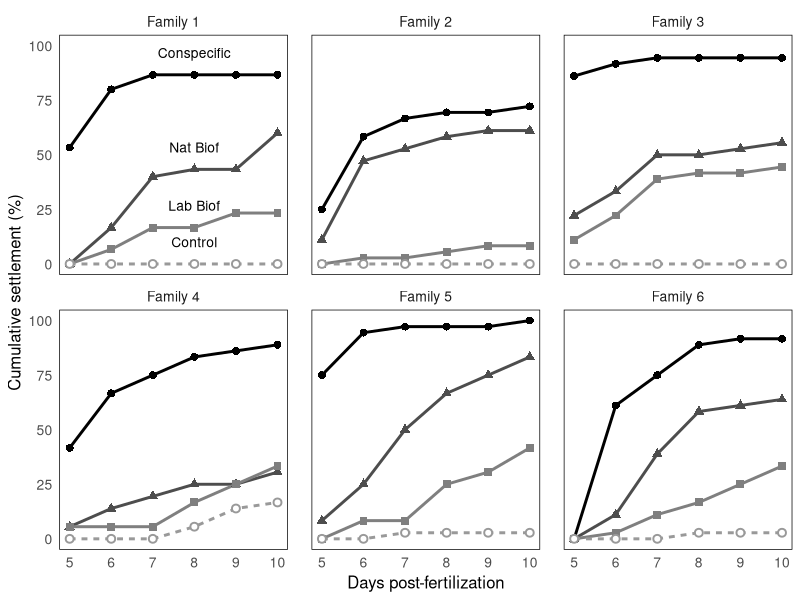
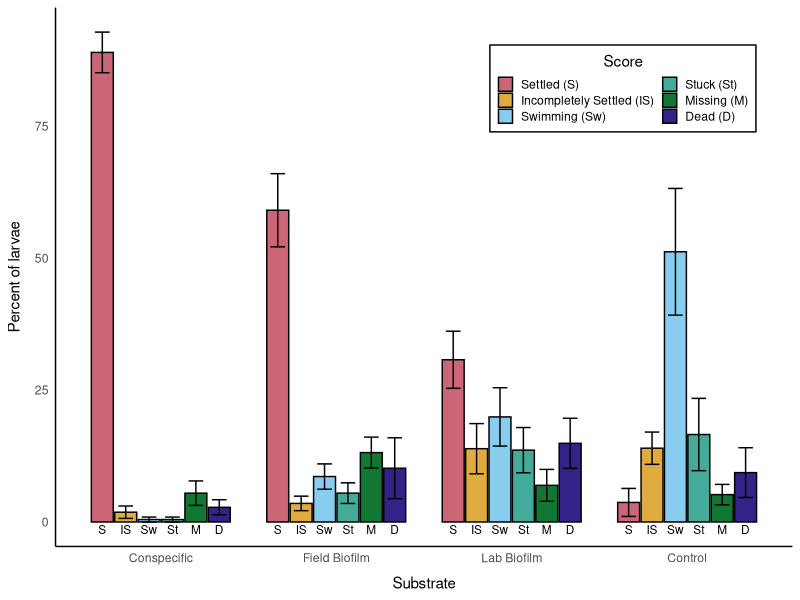
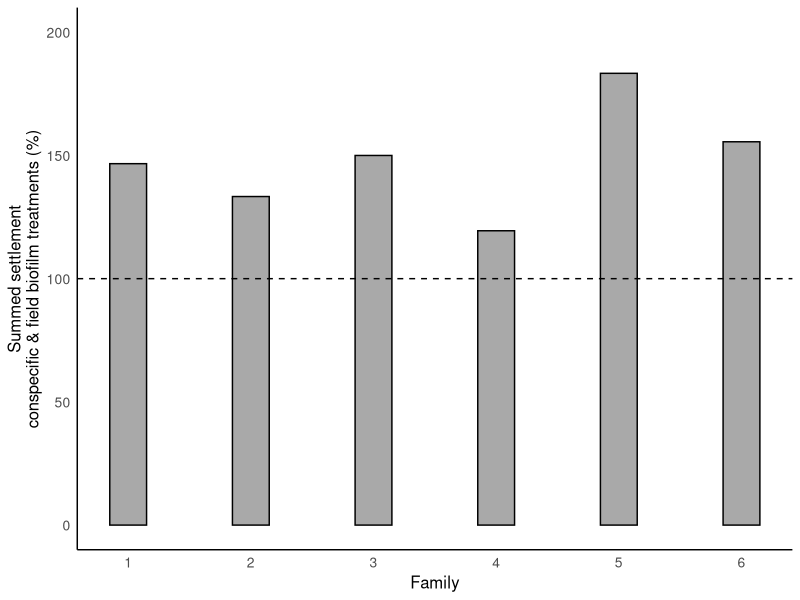

These figures' R source, in order:
## ---- chunk 1
knitr::opts_chunk$set(echo = TRUE)
knitr::opts_chunk$set(error = FALSE)

library(tidyverse)
library(ggplot2)
library(patchwork)
library(ggtext)
## ---- chunk 2
# Data Pre-processing
# Treatment and score are factored as strings from integers and ordered appropriately. A new column "Larva" is added so individual larvae can be tracked through time.

data <- read.csv("../data/ficoSettlementData.csv")

data$Treatment <- factor(data$Treatment, 
                         levels = c(1, 2, 3, 4), 
                         labels = c("Conspecific", "Nat Biof", "Lab Biof", "Control"))
data$Score <- factor(data$Score,
                     levels = c(0, 1, 2, 3, 4, 5),
                     labels = c("Missing", "Juvenile", "Swimming", "Stuck", "Dead", "Part Meta"))

data$Score <- factor(data$Score, levels = c("Juvenile", "Part Meta", "Swimming", "Stuck", "Missing", "Dead"))

Larva <- paste(data$Family, data$Plate, data$Well, sep="-")
data <- cbind(data, Larva)

glimpse(data)
## ---- chunk 3
fig1Data <- data %>%
  group_by(Family, DPF, Treatment) %>%
  summarise(
    settlement = (sum(Score == "Juvenile")/n()) * 100
  )

first_family <- unique(fig1Data$Family)[1]

label_data <- fig1Data %>%
  filter(Family == first_family) %>%
  group_by(Treatment) %>%
  arrange(DPF) %>%
  slice(4) %>%
  ungroup()

label_data <- label_data %>%
  mutate(label_y = settlement + 10)
## ---- chunk 4
fig1 <- ggplot(fig1Data, aes(x = DPF, y = settlement, color = Treatment, shape = Treatment, linetype = Treatment, fill = Treatment)) +
  geom_line(stat = "identity", linewidth = 1) +
  geom_point(stat = "identity", size = 2, stroke = 1) +
  scale_shape_manual(values = c(
    "Control" = 21,
    "Conspecific" = 16,
    "Nat Biof" = 17,
    "Lab Biof" = 15
  )) +
  scale_color_manual(values = c(
    "Control" = "grey60",
    "Conspecific" = "black",
    "Nat Biof" = "grey30",
    "Lab Biof" = "grey50"
  )) +
  scale_fill_manual(values = c(
    "Control" = "white",       # white fill for solid circle
    "Conspecific" = "black",
    "Nat Biof" = "grey30",
    "Lab Biof" = "grey50"
  )) +
  scale_linetype_manual(values = c(
    "Control" = "22",
    "Conspecific" = "solid",
    "Nat Biof" = "solid",
    "Lab Biof" = "solid"
  )) +
  geom_text(
    data = label_data,
    aes(x = DPF, y = label_y, label = Treatment),
    inherit.aes = FALSE,
    size = 3.5
  ) +
  facet_wrap(~ Family, labeller = labeller(Family = function(x) paste("Family", x))) +
  labs(
    x = "Days post-fertilization",
    y = "Cumulative settlement (%)",
    color = "Substrate",
    shape = "Substrate",
    linetype = "Substrate"
  ) +
  theme_minimal() +
  theme(
    panel.grid = element_blank(),
    panel.border = element_rect(color = "black", fill = NA),
    axis.text = element_text(size = 10),
    axis.title = element_text(size = 12),
    legend.position = "none",
    panel.spacing.x = unit(.6, "cm"),
    strip.text = element_text(size = 10)
  )

print(fig1)
## ---- chunk 5
fig2Data <- data %>%
  filter(DPF == 10) %>%
  group_by(Family, Treatment, Score) %>%
  summarise(count = n()) %>%
  group_by(Family, Treatment) %>%
  mutate(percent = 100 * count / sum(count)) %>%
  ungroup() %>%
  complete(Family, Treatment, Score, fill = list(percent = 0, count = 0))

fig2DataAvg <- fig2Data %>%
  group_by(Treatment, Score) %>%
  summarize(
    mean_percent = mean(percent),
    SE = sd(percent) / sqrt(n())
  )

fig2DataAvg <- fig2DataAvg %>%
  mutate(ScoreLabel = recode(Score,
    "Juvenile" = "S",
    "Part Meta" = "IS",
    "Swimming" = "Sw",
    "Stuck" = "St",
    "Missing" = "M",
    "Dead" = "D"
  ))

## ---- chunk 6
# ggplot(fig2DataAvg, aes(x = Treatment, y = mean_percent, fill = Score)) +
#   geom_bar(stat = "identity", width = 0.75, position = position_dodge(0.8), color = "black") +
#   scale_x_discrete(labels = c("Conspecific", "Field Biofilm", "Lab Biofilm", "Control")) +
#   scale_fill_manual(values = c("Juvenile" = "#CC6677", 
#                                "Part Meta" = "#E0AC3F",
#                                "Swimming" = "#88CCEE",
#                                "Stuck" = "#44AA99",
#                                "Missing" = "#117733",
#                                "Dead" = "#332288"),
#                     labels = c(
#                                "Juvenile" = "Settled (S)", 
#                                "Part Meta" = "Incompletely Settled (IS)",
#                                "Swimming" = "Swimming (Sw)",
#                                "Stuck" = "Stuck (St)",
#                                "Missing" = "Missing (M)",
#                                "Dead" = "Dead (D)"
#                                )) +
#   geom_errorbar(aes(ymin = mean_percent - SE, ymax = mean_percent + SE), position = position_dodge(0.8), width = 0.5) +
#     geom_text(
#     aes(label = ScoreLabel, y = 2),
#     position = position_dodge(0.8),
#     vjust = 2.3,
#     size = 3
#   ) +
#   labs(
#     y = "Percent of larvae",
#     x = "Treatment",
#     fill = "Score"
#   ) +
#   guides(fill = guide_legend(ncol = 2)) +
#   theme_minimal() +
#   theme(
#     panel.grid.major = element_blank(),
#     panel.grid.minor = element_blank(),
#     panel.border = element_rect(color = "black", fill = NA),
#     panel.spacing.y = unit(2, "lines"),
#     axis.title.y = element_text(margin = margin(r = 8)),
#     axis.title.x = element_text(margin = margin(t = 8)),
#     legend.position = "inside",
#     legend.position.inside = c(0.77, 0.85),
#     legend.background = element_rect(fill = "white"),
#     legend.key.size = unit(0.8, "lines"),
#     legend.title.align = 0.5
#   )

ggplot(fig2DataAvg, aes(x = Treatment, y = mean_percent, fill = Score)) +
  geom_bar(stat = "identity", width = 0.75, position = position_dodge(0.8), color = "black") +
  scale_x_discrete(labels = c("Conspecific", "Field Biofilm", "Lab Biofilm", "Control")) +
  scale_fill_manual(values = c("Juvenile" = "#CC6677", 
                               "Part Meta" = "#E0AC3F",
                               "Swimming" = "#88CCEE",
                               "Stuck" = "#44AA99",
                               "Missing" = "#117733",
                               "Dead" = "#332288"),
                    labels = c(
                               "Juvenile" = "Settled (S)", 
                               "Part Meta" = "Incompletely Settled (IS)",
                               "Swimming" = "Swimming (Sw)",
                               "Stuck" = "Stuck (St)",
                               "Missing" = "Missing (M)",
                               "Dead" = "Dead (D)"
                               )) +
  geom_errorbar(aes(ymin = mean_percent - SE, ymax = mean_percent + SE), position = position_dodge(0.8), width = 0.5) +
    geom_text(
    aes(label = ScoreLabel, y = 2),
    position = position_dodge(0.8),
    vjust = 2.5,
    size = 3
  ) +
  labs(
    y = "Percent of larvae",
    x = "Substrate",
    fill = "Score"
  ) +
  guides(fill = guide_legend(ncol = 2)) +
  theme_minimal() +
  theme(
    panel.grid.major = element_blank(),
    panel.grid.minor = element_blank(),
    panel.border = element_blank(),
    axis.line.x = element_line(color = "black"),
    axis.line.y = element_line(color = "black"),
    panel.spacing.y = unit(2, "lines"),
    axis.title.y = element_text(margin = margin(r = 8)),
    axis.title.x = element_text(margin = margin(t = 8)),
    legend.position = "inside",
    legend.position.inside = c(0.77, 0.85),
    legend.background = element_rect(fill = "white"),
    legend.key.size = unit(0.8, "lines"),
    legend.title.align = 0.5
  )

## ---- chunk 7
fig3Data <- data %>%
  filter(DPF==10) %>%
  group_by(Family, Treatment) %>%
  summarise(
    juvenile = (sum(Score == "Juvenile") / n()) * 100
    )

fig3Data <- fig3Data %>%
  filter(Treatment %in% c("Conspecific", "Nat Biof")) %>%
  group_by(Family) %>%
  summarise(
    sumSet = sum(juvenile)
  )
## ---- chunk 8
ggplot(fig3Data, aes(x = Family, y = sumSet)) +
  geom_bar(stat = "identity", fill = "darkgrey", color = "black", width = 0.3) +
  geom_hline(yintercept = 100, linetype = "dashed", color = "black", linewidth = 0.5) +
  scale_x_continuous(breaks = 1:6) +
  scale_y_continuous(limits = c(0,200)) +
  labs(
    x = "Family",
    y = "Summed settlement\nconspecific & field biofilm treatments (%)"
  ) +

  theme_minimal() +
  theme(
    panel.grid = element_blank(),
    panel.border = element_blank(),
    axis.line.x = element_line(color = "black"),
    axis.line.y = element_line(color = "black"),
    axis.text = element_text(size = 10),
    axis.title = element_text(size = 12)
)
